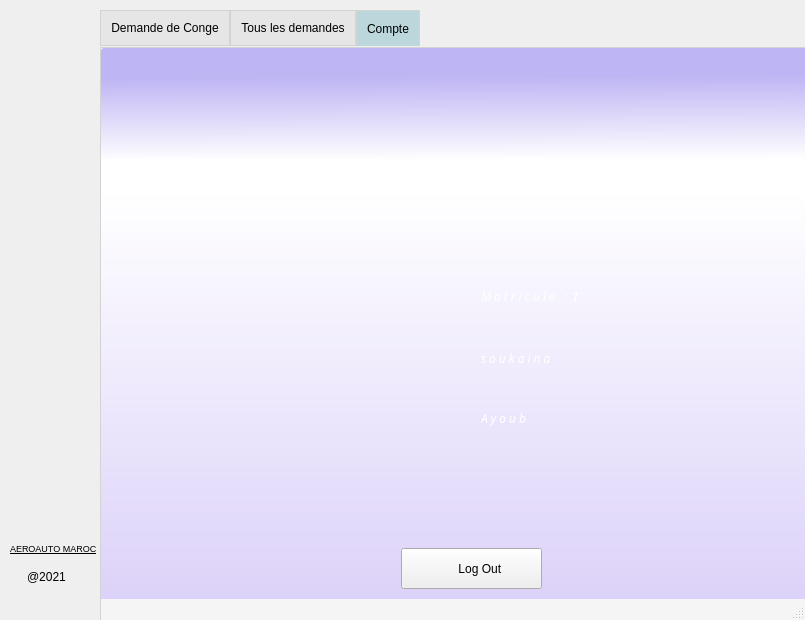
<?xml version="1.0" encoding="UTF-8"?>
<ui version="4.0">
 <class>Responsable</class>
 <widget class="QMainWindow" name="Responsable">
  <property name="geometry">
   <rect>
    <x>0</x>
    <y>0</y>
    <width>805</width>
    <height>620</height>
   </rect>
  </property>
  <property name="minimumSize">
   <size>
    <width>800</width>
    <height>620</height>
   </size>
  </property>
  <property name="maximumSize">
   <size>
    <width>16777215</width>
    <height>16777215</height>
   </size>
  </property>
  <property name="windowTitle">
   <string>MainWindow</string>
  </property>
  <property name="styleSheet">
   <string notr="true"/>
  </property>
  <widget class="QWidget" name="centralwidget">
   <property name="minimumSize">
    <size>
     <width>800</width>
     <height>700</height>
    </size>
   </property>
   <property name="maximumSize">
    <size>
     <width>1111111</width>
     <height>1111111</height>
    </size>
   </property>
   <property name="styleSheet">
    <string notr="true"/>
   </property>
   <widget class="QPushButton" name="pushButton_2">
    <property name="geometry">
     <rect>
      <x>20</x>
      <y>20</y>
      <width>60</width>
      <height>60</height>
     </rect>
    </property>
    <property name="cursor">
     <cursorShape>PointingHandCursor</cursorShape>
    </property>
    <property name="styleSheet">
     <string notr="true">QPushButton{
image: url(:/Icons/Icons/add_users.png);
padding : 1px  1px;
border:none;
}
QPushButton:hover {
  background: #3cb0fd;
  background-image: -webkit-linear-gradient(top, #3cb0fd, #3498db);
  background-image: -moz-linear-gradient(top, #3cb0fd, #3498db);
  background-image: -ms-linear-gradient(top, #3cb0fd, #3498db);
  background-image: -o-linear-gradient(top, #3cb0fd, #3498db);
  background-image: linear-gradient(to bottom, #3cb0fd, #3498db);
  text-decoration: none;
Border-Radius:15px;
}</string>
    </property>
    <property name="text">
     <string/>
    </property>
    <property name="icon">
     <iconset>
      <normaloff>:/Icons/add-users.png</normaloff>:/Icons/add-users.png</iconset>
    </property>
    <property name="iconSize">
     <size>
      <width>60</width>
      <height>60</height>
     </size>
    </property>
   </widget>
   <widget class="QTabWidget" name="Conge">
    <property name="geometry">
     <rect>
      <x>100</x>
      <y>10</y>
      <width>711</width>
      <height>620</height>
     </rect>
    </property>
    <property name="minimumSize">
     <size>
      <width>700</width>
      <height>620</height>
     </size>
    </property>
    <property name="maximumSize">
     <size>
      <width>16777215</width>
      <height>16777215</height>
     </size>
    </property>
    <property name="accessibleName">
     <string/>
    </property>
    <property name="styleSheet">
     <string notr="true">QTabWidget::pane {
  border: 1px solid lightgray;
  top:1px; 
  background: rgb(245, 245, 245);; 
} 

QTabBar::tab {
  background: rgb(230, 230, 230); 
  border: 1px solid lightgray; 
  padding: 10px;
} 

QTabBar::tab:selected { 
  background: rgb(188, 215, 220); 
  margin-bottom: -1px; 
}</string>
    </property>
    <property name="currentIndex">
     <number>2</number>
    </property>
    <widget class="QWidget" name="Conge">
     <property name="minimumSize">
      <size>
       <width>700</width>
       <height>600</height>
      </size>
     </property>
     <property name="maximumSize">
      <size>
       <width>801</width>
       <height>600</height>
      </size>
     </property>
     <property name="styleSheet">
      <string notr="true"/>
     </property>
     <attribute name="title">
      <string>Demande de Conge</string>
     </attribute>
     <widget class="QWidget" name="horizontalLayoutWidget">
      <property name="geometry">
       <rect>
        <x>-30</x>
        <y>20</y>
        <width>691</width>
        <height>571</height>
       </rect>
      </property>
      <layout class="QHBoxLayout" name="horiz_ayoub"/>
     </widget>
    </widget>
    <widget class="QWidget" name="tab">
     <attribute name="title">
      <string>Tous les demandes</string>
     </attribute>
     <widget class="QTableWidget" name="tableWidget_3">
      <property name="geometry">
       <rect>
        <x>0</x>
        <y>55</y>
        <width>701</width>
        <height>511</height>
       </rect>
      </property>
      <column>
       <property name="text">
        <string>N° de Matricule</string>
       </property>
      </column>
      <column>
       <property name="text">
        <string>Nom</string>
       </property>
      </column>
      <column>
       <property name="text">
        <string>Prénom</string>
       </property>
      </column>
      <column>
       <property name="text">
        <string>Congé demandé</string>
       </property>
      </column>
      <column>
       <property name="text">
        <string>Date de début</string>
       </property>
      </column>
      <column>
       <property name="text">
        <string>Nombre des jours</string>
       </property>
      </column>
      <column>
       <property name="text">
        <string>Date de Retour</string>
       </property>
      </column>
      <column>
       <property name="text">
        <string>Supprimer</string>
       </property>
      </column>
     </widget>
     <widget class="QGroupBox" name="groupBox_3">
      <property name="geometry">
       <rect>
        <x>-40</x>
        <y>0</y>
        <width>751</width>
        <height>41</height>
       </rect>
      </property>
      <property name="title">
       <string/>
      </property>
      <widget class="QPushButton" name="pushButton_16">
       <property name="geometry">
        <rect>
         <x>50</x>
         <y>5</y>
         <width>111</width>
         <height>31</height>
        </rect>
       </property>
       <property name="font">
        <font>
         <pointsize>6</pointsize>
        </font>
       </property>
       <property name="cursor">
        <cursorShape>PointingHandCursor</cursorShape>
       </property>
       <property name="whatsThis">
        <string>&lt;html&gt;&lt;head/&gt;&lt;body&gt;&lt;p&gt;&lt;img src=&quot;:/Icons/Icons/refresh-removebg-preview.png&quot;/&gt;&lt;/p&gt;&lt;/body&gt;&lt;/html&gt;</string>
       </property>
       <property name="styleSheet">
        <string notr="true"/>
       </property>
       <property name="text">
        <string>   Actualiser</string>
       </property>
      </widget>
      <widget class="QPushButton" name="pushButton">
       <property name="geometry">
        <rect>
         <x>290</x>
         <y>10</y>
         <width>21</width>
         <height>21</height>
        </rect>
       </property>
       <property name="styleSheet">
        <string notr="true">QPushButton{
background-color: rgb(249, 105, 98 );
border : none;
}</string>
       </property>
       <property name="text">
        <string/>
       </property>
      </widget>
      <widget class="QPushButton" name="pushButton_4">
       <property name="geometry">
        <rect>
         <x>400</x>
         <y>10</y>
         <width>21</width>
         <height>21</height>
        </rect>
       </property>
       <property name="styleSheet">
        <string notr="true">background-color: rgb(190, 254, 179);
border : none;</string>
       </property>
       <property name="text">
        <string/>
       </property>
      </widget>
      <widget class="QPushButton" name="pushButton_5">
       <property name="geometry">
        <rect>
         <x>510</x>
         <y>10</y>
         <width>21</width>
         <height>21</height>
        </rect>
       </property>
       <property name="styleSheet">
        <string notr="true">background-color: rgb(252, 237, 191);
border : none;
</string>
       </property>
       <property name="text">
        <string/>
       </property>
      </widget>
      <widget class="QLabel" name="label">
       <property name="geometry">
        <rect>
         <x>320</x>
         <y>11</y>
         <width>90</width>
         <height>16</height>
        </rect>
       </property>
       <property name="styleSheet">
        <string notr="true">
font:a 9pt &quot;Arial&quot;;</string>
       </property>
       <property name="text">
        <string>Congé refusé </string>
       </property>
      </widget>
      <widget class="QLabel" name="label_5">
       <property name="geometry">
        <rect>
         <x>430</x>
         <y>11</y>
         <width>90</width>
         <height>16</height>
        </rect>
       </property>
       <property name="styleSheet">
        <string notr="true">
font:a 9pt &quot;Arial&quot;;</string>
       </property>
       <property name="text">
        <string>Congé accepté </string>
       </property>
      </widget>
      <widget class="QLabel" name="label_6">
       <property name="geometry">
        <rect>
         <x>540</x>
         <y>11</y>
         <width>91</width>
         <height>16</height>
        </rect>
       </property>
       <property name="styleSheet">
        <string notr="true">
font:a 9pt &quot;Arial&quot;;</string>
       </property>
       <property name="text">
        <string>Congé en attente</string>
       </property>
      </widget>
      <widget class="QPushButton" name="pushButton_17">
       <property name="geometry">
        <rect>
         <x>170</x>
         <y>5</y>
         <width>111</width>
         <height>31</height>
        </rect>
       </property>
       <property name="cursor">
        <cursorShape>PointingHandCursor</cursorShape>
       </property>
       <property name="whatsThis">
        <string>&lt;html&gt;&lt;head/&gt;&lt;body&gt;&lt;p&gt;&lt;img src=&quot;:/Icons/Icons/refresh-removebg-preview.png&quot;/&gt;&lt;/p&gt;&lt;/body&gt;&lt;/html&gt;</string>
       </property>
       <property name="styleSheet">
        <string notr="true"/>
       </property>
       <property name="text">
        <string> Notification</string>
       </property>
      </widget>
      <widget class="QPushButton" name="pushButton_10">
       <property name="geometry">
        <rect>
         <x>630</x>
         <y>10</y>
         <width>21</width>
         <height>21</height>
        </rect>
       </property>
       <property name="styleSheet">
        <string notr="true">background-color: rgb(183, 254, 213 );
border : none;
</string>
       </property>
       <property name="text">
        <string/>
       </property>
      </widget>
      <widget class="QLabel" name="label_8">
       <property name="geometry">
        <rect>
         <x>660</x>
         <y>10</y>
         <width>91</width>
         <height>16</height>
        </rect>
       </property>
       <property name="styleSheet">
        <string notr="true">
font:a 9pt &quot;Arial&quot;;</string>
       </property>
       <property name="text">
        <string>Accepté par RH</string>
       </property>
      </widget>
     </widget>
     <widget class="QLabel" name="label_7">
      <property name="geometry">
       <rect>
        <x>350</x>
        <y>280</y>
        <width>171</width>
        <height>21</height>
       </rect>
      </property>
      <property name="styleSheet">
       <string notr="true">font: italic 12pt &quot;MS Sans Serif&quot;;</string>
      </property>
      <property name="text">
       <string>Aucune demande ...</string>
      </property>
     </widget>
    </widget>
    <widget class="QWidget" name="tab_2">
     <attribute name="title">
      <string>Compte</string>
     </attribute>
     <widget class="QPushButton" name="pushButton_8">
      <property name="geometry">
       <rect>
        <x>0</x>
        <y>110</y>
        <width>711</width>
        <height>441</height>
       </rect>
      </property>
      <property name="styleSheet">
       <string notr="true">image: url(:/Icons/Icons/icon-identity-card.png);
border : none;
padding : -90px 60px -50px;
background-color: qlineargradient(spread:pad, x1:0.483364, y1:1, x2:0.483409, y2:0.074, stop:0 rgba(220, 210, 249, 255), stop:1 rgba(255, 255, 255, 255));</string>
      </property>
      <property name="text">
       <string/>
      </property>
     </widget>
     <widget class="QLabel" name="label_2">
      <property name="geometry">
       <rect>
        <x>470</x>
        <y>240</y>
        <width>31</width>
        <height>16</height>
       </rect>
      </property>
      <property name="font">
       <font>
        <family>Barlow</family>
        <pointsize>-1</pointsize>
        <weight>50</weight>
        <italic>true</italic>
        <bold>false</bold>
        <underline>false</underline>
        <strikeout>false</strikeout>
       </font>
      </property>
      <property name="styleSheet">
       <string notr="true">QLabel{
    font-family: Barlow, sans-serif;
    font-size:  15px;
    color: white;
    text-transform: none;
    font-style: bold;
    text-decoration: none;
    line-height: 1em;
    letter-spacing: 3px;
}</string>
      </property>
      <property name="text">
       <string>1</string>
      </property>
     </widget>
     <widget class="QLabel" name="label_3">
      <property name="geometry">
       <rect>
        <x>380</x>
        <y>290</y>
        <width>151</width>
        <height>41</height>
       </rect>
      </property>
      <property name="font">
       <font>
        <family>Barlow</family>
        <pointsize>-1</pointsize>
        <weight>50</weight>
        <italic>true</italic>
        <bold>false</bold>
        <underline>false</underline>
        <strikeout>false</strikeout>
       </font>
      </property>
      <property name="styleSheet">
       <string notr="true">QLabel{
    font-family: Barlow, sans-serif;
    font-size:  12px;
    color: white;
    text-transform: none;
    font-style: bold italic;
    text-decoration: none;
    line-height: 1em;
    letter-spacing: 3px;
}</string>
      </property>
      <property name="text">
       <string>soukaina</string>
      </property>
     </widget>
     <widget class="QLabel" name="label_4">
      <property name="geometry">
       <rect>
        <x>380</x>
        <y>350</y>
        <width>151</width>
        <height>41</height>
       </rect>
      </property>
      <property name="font">
       <font>
        <family>Barlow</family>
        <pointsize>-1</pointsize>
        <weight>50</weight>
        <italic>true</italic>
        <bold>false</bold>
        <underline>false</underline>
        <strikeout>false</strikeout>
       </font>
      </property>
      <property name="styleSheet">
       <string notr="true">QLabel{
    font-family: Barlow, sans-serif;
    font-size:  12px;
    color: white;
    text-transform: none;
    font-style: bold;
    text-decoration: none;
    line-height: 1em;
    letter-spacing: 3px;
}</string>
      </property>
      <property name="text">
       <string>Ayoub</string>
      </property>
     </widget>
     <widget class="QPushButton" name="pushButton_9">
      <property name="geometry">
       <rect>
        <x>300</x>
        <y>500</y>
        <width>141</width>
        <height>41</height>
       </rect>
      </property>
      <property name="cursor">
       <cursorShape>PointingHandCursor</cursorShape>
      </property>
      <property name="styleSheet">
       <string notr="true"/>
      </property>
      <property name="text">
       <string>     Log Out</string>
      </property>
     </widget>
     <widget class="QPushButton" name="pushButton_6">
      <property name="geometry">
       <rect>
        <x>0</x>
        <y>0</y>
        <width>711</width>
        <height>111</height>
       </rect>
      </property>
      <property name="cursor">
       <cursorShape>PointingHandCursor</cursorShape>
      </property>
      <property name="styleSheet">
       <string notr="true">QPushButton#pushButton_6{
image: url(:/Icons/Icons/logo.png);
padding : 5px;
	background-color: qlineargradient(spread:pad, x1:0.931818, y1:0.244, x2:0.955, y2:1, stop:0 rgba(190, 181, 244, 255), stop:1 rgba(255, 255, 255, 255));
border:none;
border-radius:3px;
}</string>
      </property>
      <property name="text">
       <string/>
      </property>
      <property name="icon">
       <iconset>
        <normaloff>:/Icons/add-users.png</normaloff>:/Icons/add-users.png</iconset>
      </property>
      <property name="iconSize">
       <size>
        <width>60</width>
        <height>60</height>
       </size>
      </property>
     </widget>
     <widget class="QLabel" name="label_11">
      <property name="geometry">
       <rect>
        <x>380</x>
        <y>240</y>
        <width>131</width>
        <height>16</height>
       </rect>
      </property>
      <property name="font">
       <font>
        <family>Barlow</family>
        <pointsize>-1</pointsize>
        <weight>50</weight>
        <italic>true</italic>
        <bold>false</bold>
        <underline>false</underline>
        <strikeout>false</strikeout>
       </font>
      </property>
      <property name="styleSheet">
       <string notr="true">QLabel{
    font-family: Barlow, sans-serif;
    font-size:  12px;
    color: white;
    text-transform: none;
    font-style: bold;
    text-decoration: none;
    line-height: 1em;
    letter-spacing: 3px;
}</string>
      </property>
      <property name="text">
       <string>Matricule : </string>
      </property>
     </widget>
    </widget>
   </widget>
   <widget class="QPushButton" name="pushButton_7">
    <property name="geometry">
     <rect>
      <x>20</x>
      <y>160</y>
      <width>60</width>
      <height>60</height>
     </rect>
    </property>
    <property name="cursor">
     <cursorShape>PointingHandCursor</cursorShape>
    </property>
    <property name="styleSheet">
     <string notr="true">QPushButton{
image: url(:/Icons/Icons/account-removebg-preview.png);
padding : -10px;
border:none;
}
QPushButton:hover {
  background: #3cb0fd;
  background-image: -webkit-linear-gradient(top, #3cb0fd, #3498db);
  background-image: -moz-linear-gradient(top, #3cb0fd, #3498db);
  background-image: -ms-linear-gradient(top, #3cb0fd, #3498db);
  background-image: -o-linear-gradient(top, #3cb0fd, #3498db);
  background-image: linear-gradient(to bottom, #3cb0fd, #3498db);
  text-decoration: none;
Border-Radius:15px;
}</string>
    </property>
    <property name="text">
     <string/>
    </property>
    <property name="icon">
     <iconset>
      <normaloff>:/Icons/add-users.png</normaloff>:/Icons/add-users.png</iconset>
    </property>
    <property name="iconSize">
     <size>
      <width>60</width>
      <height>60</height>
     </size>
    </property>
   </widget>
   <widget class="QPushButton" name="pushButton_3">
    <property name="geometry">
     <rect>
      <x>20</x>
      <y>90</y>
      <width>60</width>
      <height>60</height>
     </rect>
    </property>
    <property name="cursor">
     <cursorShape>PointingHandCursor</cursorShape>
    </property>
    <property name="styleSheet">
     <string notr="true">QPushButton{
image: url(:/Icons/Icons/list-removebg-preview.png);
padding : 4px 3px;
border:none;
}
QPushButton:hover {
  background: #3cb0fd;
  background-image: -webkit-linear-gradient(top, #3cb0fd, #3498db);
  background-image: -moz-linear-gradient(top, #3cb0fd, #3498db);
  background-image: -ms-linear-gradient(top, #3cb0fd, #3498db);
  background-image: -o-linear-gradient(top, #3cb0fd, #3498db);
  background-image: linear-gradient(to bottom, #3cb0fd, #3498db);
  text-decoration: none;
Border-Radius:15px;
}</string>
    </property>
    <property name="text">
     <string/>
    </property>
    <property name="icon">
     <iconset>
      <normaloff>:/Icons/add-users.png</normaloff>:/Icons/add-users.png</iconset>
    </property>
    <property name="iconSize">
     <size>
      <width>60</width>
      <height>60</height>
     </size>
    </property>
   </widget>
   <widget class="QLabel" name="label_9">
    <property name="geometry">
     <rect>
      <x>10</x>
      <y>540</y>
      <width>111</width>
      <height>16</height>
     </rect>
    </property>
    <property name="font">
     <font>
      <family>Nirmala UI</family>
      <pointsize>7</pointsize>
      <italic>false</italic>
      <underline>true</underline>
     </font>
    </property>
    <property name="text">
     <string>AEROAUTO MAROC</string>
    </property>
   </widget>
   <widget class="QLabel" name="label_10">
    <property name="geometry">
     <rect>
      <x>27</x>
      <y>570</y>
      <width>47</width>
      <height>13</height>
     </rect>
    </property>
    <property name="text">
     <string>@2021</string>
    </property>
   </widget>
  </widget>
  <widget class="QMenuBar" name="menubar">
   <property name="geometry">
    <rect>
     <x>0</x>
     <y>0</y>
     <width>805</width>
     <height>21</height>
    </rect>
   </property>
  </widget>
  <widget class="QStatusBar" name="statusbar"/>
 </widget>
 <resources>
  <include location="Resources.qrc"/>
 </resources>
 <connections/>
</ui>
